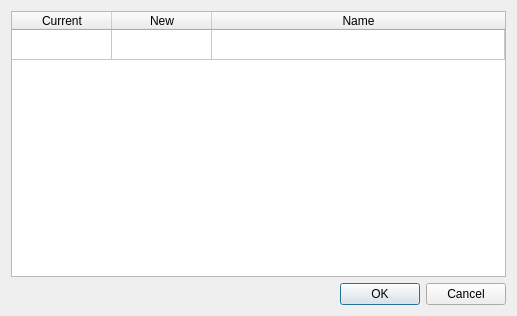
<?xml version="1.0" encoding="UTF-8"?>
<ui version="4.0">
 <class>dialog_update_list</class>
 <widget class="QDialog" name="dialog_update_list">
  <property name="geometry">
   <rect>
    <x>0</x>
    <y>0</y>
    <width>517</width>
    <height>316</height>
   </rect>
  </property>
  <property name="sizePolicy">
   <sizepolicy hsizetype="Preferred" vsizetype="Preferred">
    <horstretch>1</horstretch>
    <verstretch>1</verstretch>
   </sizepolicy>
  </property>
  <property name="windowTitle">
   <string>V3D Updater</string>
  </property>
  <layout class="QVBoxLayout" name="verticalLayout">
   <item>
    <widget class="QTableWidget" name="tableWidget">
     <attribute name="horizontalHeaderShowSortIndicator" stdset="0">
      <bool>true</bool>
     </attribute>
     <attribute name="horizontalHeaderStretchLastSection">
      <bool>true</bool>
     </attribute>
     <attribute name="verticalHeaderVisible">
      <bool>false</bool>
     </attribute>
     <row>
      <property name="text">
       <string notr="true"/>
      </property>
     </row>
     <column>
      <property name="text">
       <string>Current</string>
      </property>
     </column>
     <column>
      <property name="text">
       <string>New</string>
      </property>
     </column>
     <column>
      <property name="text">
       <string>Name</string>
      </property>
     </column>
    </widget>
   </item>
   <item>
    <widget class="QDialogButtonBox" name="buttonBox">
     <property name="sizePolicy">
      <sizepolicy hsizetype="Expanding" vsizetype="Fixed">
       <horstretch>1</horstretch>
       <verstretch>0</verstretch>
      </sizepolicy>
     </property>
     <property name="orientation">
      <enum>Qt::Horizontal</enum>
     </property>
     <property name="standardButtons">
      <set>QDialogButtonBox::Cancel|QDialogButtonBox::Ok</set>
     </property>
    </widget>
   </item>
  </layout>
 </widget>
 <resources/>
 <connections>
  <connection>
   <sender>buttonBox</sender>
   <signal>accepted()</signal>
   <receiver>dialog_update_list</receiver>
   <slot>accept()</slot>
   <hints>
    <hint type="sourcelabel">
     <x>248</x>
     <y>254</y>
    </hint>
    <hint type="destinationlabel">
     <x>157</x>
     <y>274</y>
    </hint>
   </hints>
  </connection>
  <connection>
   <sender>buttonBox</sender>
   <signal>rejected()</signal>
   <receiver>dialog_update_list</receiver>
   <slot>reject()</slot>
   <hints>
    <hint type="sourcelabel">
     <x>316</x>
     <y>260</y>
    </hint>
    <hint type="destinationlabel">
     <x>286</x>
     <y>274</y>
    </hint>
   </hints>
  </connection>
 </connections>
</ui>
